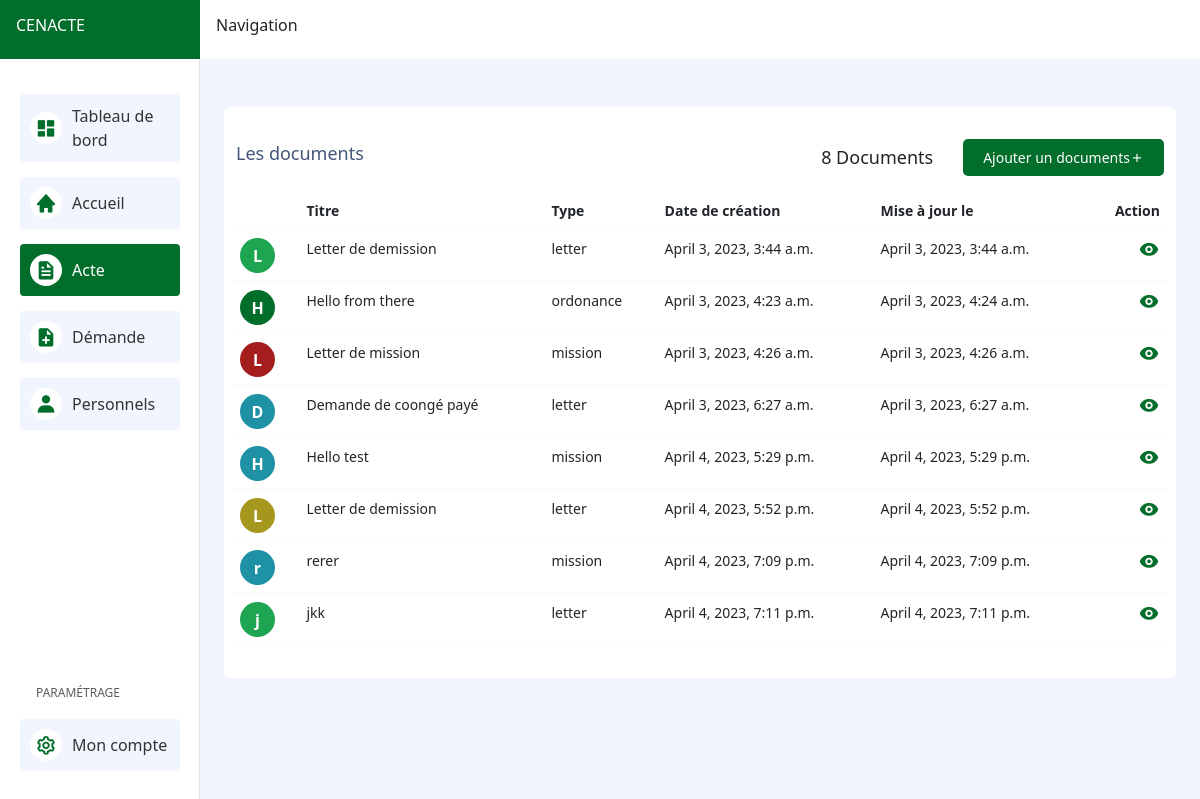
/documents/, run on the app's committed database.
### documents/models.py (models this page shows, shortened)
class Documents(models.Model):
    id = models.UUIDField(
        primary_key=True,
        default=uuid.uuid4,
        editable=False
    )
    created_by = models.ForeignKey(
        User,
        null=True,
        blank=False,
        on_delete=models.CASCADE
    )
    TYPES = (
        ("letter", "Lettre"),
        ("ordonance", "Ordonance"),
        ("mission", "Ordre de mission"),
    )
    title = models.CharField(
        max_length=255,
        null=True,
        blank=False
    )
    document_type = models.CharField(
        max_length=255,
        null=True,
        blank=False,
        choices=TYPES,
        default='letter'
    )
    content = models.TextField(
        max_length=10000,
        null=True,
        blank=True
    )
    date_created = models.DateTimeField(
        _('Date de création'), auto_now_add=True, null=True, blank=True)
    last_update = models.DateTimeField(
        _('Date de mise à jour'), auto_now=True, null=True, blank=True)
    class Meta:
        verbose_name = 'Document'
        verbose_name_plural = 'Documents'

### documents/views.py (the view)
# urls.py: path("", listDocumentPage, name="list-documents"),
def listDocumentPage(request):
    documents = Documents.objects.all()
    bg_options = ["info", "main", "success", "danger", "warning"]
    context = {
        "documents": documents,
        "bg_options": bg_options,
    }
    return render(request, "documents/list-document.html", context=context)

### documents/templates/documents/list-document.html
{% extends "base-layout.html" %}
{% load static %}
{% block base_layout %}
<div class="container">
    <div class="bg-white rounded py-3 px-2 mt-5">
        <div class="section-header py-3 px-1">
            <div class="section-text-container">
                <h5 class="section-text-header">
                    Les documents
                </h5>
            </div>
            <div class="section-action-container">
                <div class="items-count">
                    {{documents.count}}{% if documents.count > 1 %} Documents{% else %} Document{% endif %}
                </div>
                <a href="{% url 'create-document' %}" class="btn-more main">
                    <span>Ajouter un documents</span>
                    <i class='bx bx-plus'></i>
                </a>
            </div>
        </div>
        <div class="table-responsive">
            <table class="table border-light">
                <thead>
                    <tr>
                        <th scope="col"></th>
                        <th scope="col">Titre</th>
                        <th scope="col">Type</th>
                        <th scope="col">Date de création</th>
                        <th scope="col">Mise à jour le</th>
                        <th class="text-end" scope="col">Action</th>
                    </tr>
                </thead>
                <tbody>
                    {% for document in documents %}
                    <tr>
                        <td>
                            <p class="sub-name {{bg_options|random}}">{{document.title|slice:"1"}}</p>
                        </td>
                        <td>{{document.title}}</td>
                        <td>{{document.document_type}}</td>
                        <td>{{document.date_created}}</td>
                        <td>{{document.last_update}}</td>
                        <td class="text-end">
                            <a href="{% url 'single-document' document.id %}">
                                <i class='bx bxs-show table-action-icon main'></i>
                            </a>
                        </td>
                    </tr>
                    {% endfor %}
                </tbody>
            </table>
        </div>
    </div>
</div>
{% endblock %}

### static/css/main.css (style rules this page uses)
.site-bg { background-color: #f1f5fd; }

### static/css/base-layout.css (style rules this page uses)
body { font-size: .875rem; }

### static/css/table.css (style rules this page uses)
.sub-name { height: 35px; width: 35px; border-radius: 100%; color: white; font-size: 16px; font-weight: 600; margin: 0; display: flex; flex-direction: row; justify-content: center; align-items: center; }
.sub-name.main { background-color: #026e2b; }
.sub-name.success { background-color: #1ea552; }
.sub-name.info { background-color: #1e91a5; }
.sub-name.danger { background-color: #a51e1e; }
.sub-name.warning { background-color: #a5971e; }
.table-action-icon { font-size: 22px; }
.table-action-icon.main { color: #026e2b; }

### static/css/section-header.css (style rules this page uses)
.section-header { display: flex; flex-direction: row; justify-content: space-between; align-items: center; }
.section-header .section-text-container { display: flex; flex-direction: column; justify-content: flex-start; align-items: flex-start; }
.section-text-container .section-text-header { font-size: 18px; color: #445779; font-weight: 400; }
.section-header .section-action-container { display: flex; flex-direction: row; justify-content: flex-end; align-items: center; gap: 10px; }
.section-action-container .items-count { font-size: 18px; margin-right: 20px; }

### static/css/button.css (style rules this page uses)
.btn-more { text-decoration: none; display: flex; flex-direction: row; justify-content: center; align-items: center; padding: 8px 20px; margin: 0; border-radius: 5px; transition: all 0.5s !important; }
.btn-more.main { background-color: #026e2b; color: #fff; }

### data on the page
Documents: title "L", title "Letter de demission", document_type "letter", date_created "April 3, 2023, 3:44 a.m.", last_update "April 3, 2023, 3:44 a.m."
Documents: title "H", title "Hello from there", document_type "ordonance", date_created "April 3, 2023, 4:23 a.m.", last_update "April 3, 2023, 4:24 a.m."
Documents: title "L", title "Letter de mission", document_type "mission", date_created "April 3, 2023, 4:26 a.m.", last_update "April 3, 2023, 4:26 a.m."
Documents: title "D", title "Demande de coongé payé", document_type "letter", date_created "April 3, 2023, 6:27 a.m.", last_update "April 3, 2023, 6:27 a.m."
Documents: title "H", title "Hello test", document_type "mission", date_created "April 4, 2023, 5:29 p.m.", last_update "April 4, 2023, 5:29 p.m."
Documents: title "L", title "Letter de demission", document_type "letter", date_created "April 4, 2023, 5:52 p.m.", last_update "April 4, 2023, 5:52 p.m."
Documents: title "r", title "rerer", document_type "mission", date_created "April 4, 2023, 7:09 p.m.", last_update "April 4, 2023, 7:09 p.m."
Documents: title "j", title "jkk", document_type "letter", date_created "April 4, 2023, 7:11 p.m.", last_update "April 4, 2023, 7:11 p.m."

### other printed values
{{ documents.count }} "8"
